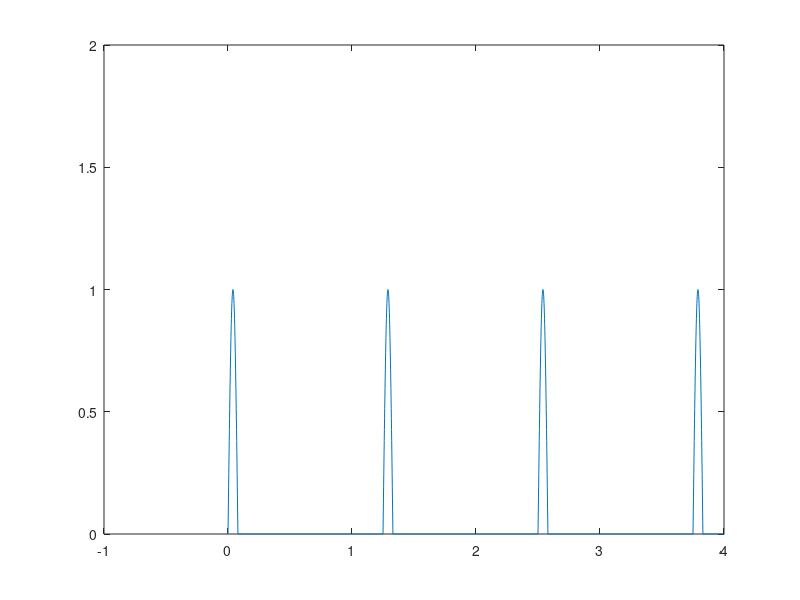
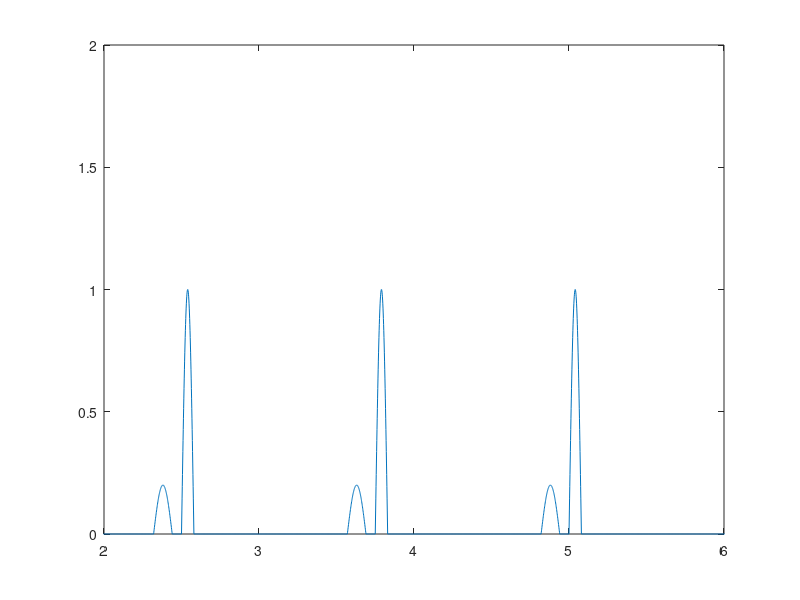
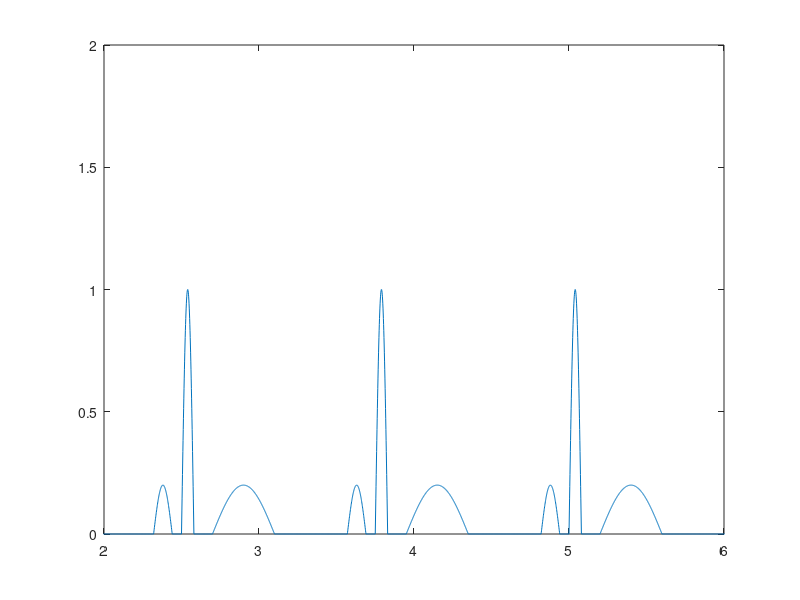
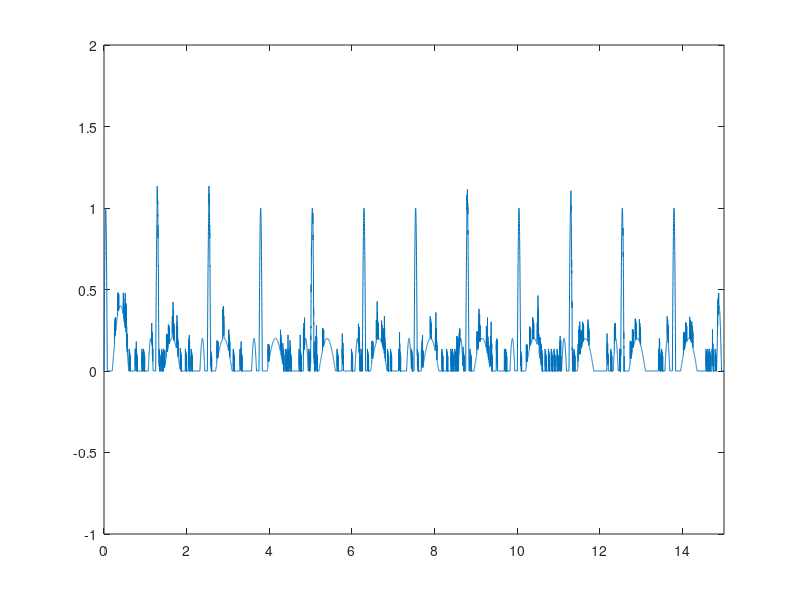

The MATLAB script that drew these images, in order:
%% Filter 50/60 Hz signal from ECG simulated data
% This script demonstrate how to filter a noisy ECG signal. Over the simulated ECG signal is added baseline noise, white noise and power line hum.
% The filtering method is shown bellow:
%
% <<D:\Facultate\VUB_sem1\Video,Image,Coding Systems\mini-project\Matlab\html\diagram_filter.jpg>>
%
% There are proposed three filtering methods: using a LMS filter with 2
% taps, with 4 taps and a filter with N taps.
% This raport was generated using Matlab publish function.

clear
close all
%% User controlled variables
% This section includes all the user variables. 

LPF_cutoff = 25; %ECG signal band => between 10 Hz and 25 Hz
HPF_cutoff = 1; % Baseline wander frequency is lower than 1Hz. Can be higher in special conditions (running)
LMS_conv = 0.009; % LMS convergence variable



%%
% *Baseline noise* is the short time variation of the baseline from a straight 
% line caused by electric signal fluctuations, lamp instability, temperature fluctuations and other factors.
%%
% *White noise* is a random signal having equal intensity at different frequencies, giving it a constant power spectral density.
%%
% An oscillating voltage in a conductor generates a magnetic field that will induce a small oscillating voltage in 
% nearby conductors, and this is how *electrical noise* in the environment shows up in the EEG.
% AC line current consists of sinusoidal oscillations at either 50 Hz or 60 Hz

%%
% Noise amplitudes for white noise, power line hum noise and baseline noise are
% defined bellow:
%
Noise_amplitude = 0.005; 
Mains_interference_amplitude = 8;
Baseline_wander_amplitude = 1;


f_baseline = 0.2; % baseline noise frequency
f_interference = 50; % power line frequency

%%
% The sampling rate has to be wisely chosen in order to obtain an exactly 90 degree
% phase shift for the reference signal.
%%
% *Example*
%%
% Fs=50*16 = 800 hz = 1.25 ms
% 50 hz -> 20ms => 20/1.25 = 16 samples/cycle => 16/4 = 4 -> 4 samples
% represents 90 degree phase shift
Fs = 50 * 16;  %sample rate
dt=1/Fs;
t=0:dt:15;
%%
% The reference 50/60 Hz signal is defined bellow:
ref = sin(2*pi*f_interference*t);

%%
% The European grid ranges from Portugal over Poland to Turkey. 
% It is fed with alternating current, which has a frequency of *approximately* 50.0 Hz
% In the following picture the maximum allowed frequency offset is presented.
%
% <<D:\Facultate\VUB_sem1\Video,Image,Coding Systems\mini-project\Matlab\html\frequenztabelle_05.png>>
%

%% 
% The interference noise is created as shown bellow. It contains the mains
% 50/60 Hz signal with an offset as mentioned previously. If the h variable
% is set to 1 the interference noise will also include the third harmonic
% of the 50/60 Hz signal.

h = 0;
f_offset1 = 0.0; % The maximum value should be +/- 0.2 Hz
f_offset2 = 0.0; % The maximum value should be +/- 0.2 Hz
interference_noise = Mains_interference_amplitude * sin (2*pi*(f_interference-f_offset1)*t) + ...
                     h * Mains_interference_amplitude * 0.2 *sin(2*pi*(3*f_interference-f_offset2)*t);

%% Create ECG simulated signal
% The ECG signal is simulated using according to the following picture:
%
% <<D:\Facultate\VUB_sem1\Video,Image,Coding Systems\mini-project\Matlab\html\ECG_timing.PNG>>
% 
%%
% P-R interval = 0.12 - 0.20 sec (3 - 5 small squares)
%%
% QRS width = 0.08 - 0.12 sec (2 - 3 small squares)
%%
% Q-T interval = 0.35 - 0.43 sec

Hearth_rate = 75;
ECG_period = Hearth_rate/60;
QRS_complex_duration = 0.08; % QRS complex duration is between 0.08 - 0.12 seconds
PR_duration = 0.12;  % PR duration is between 0.12 -0.20 seconds
QT_duration = 0.40; % QT duration is between 0.35 - 0.43 seconds

%%
% *Create QRS complex shape*
QRS_t = 0:dt:QRS_complex_duration;
QRS_f = 1/QRS_complex_duration;
QRS_waveform = sin(2*pi*QRS_f/2*QRS_t).*(QRS_t<=QRS_complex_duration);

%%
% *Create PR interval shape*
PR_t = 0:dt:PR_duration;
PR_f = 1/PR_duration;
PR_waveform = 0.2*sin(2*pi*PR_f/2*PR_t).*(PR_t<=PR_duration);

%%
% *Create QT interval shape*
QT_t = 0:dt:QT_duration;
QT_f = 1/QT_duration;
QT_waveform = 0.2*sin(2*pi*QT_f/2*QT_t).*(QT_t<=QT_duration);

%%
% *Create a vector that holds the exact location of the ECG pulse according to ECG_period*
time_location = double(0==mod(t,ECG_period));

%%
% *Create PR interval with respect to QRS complex position*
ECG_PR = conv(circshift(time_location,[0, -ceil(PR_duration/dt + PR_duration/(2*dt))]), PR_waveform);
ECG_PR = ECG_PR(1:length(ECG_PR) - length(PR_waveform) + 1);

%%
% *Create QT interval with respect to QRS complex position*
ECG_QT = conv(circshift(time_location,QT_duration/(2*dt)), QT_waveform);
ECG_QT = ECG_QT(1:length(ECG_QT) - length(QT_waveform) + 1);

%%
% *Repeat QRS complex according to ECG_period.*
ECG_waveform = conv(time_location, QRS_waveform);
figure
plot(t,ECG_waveform(1:end-length(QRS_waveform)+1));
axis([-1 4 0 2])
%%
% *Merge signals PR_QRS_QT*
%%
% Merge ECG_PR complex
ECG_waveform = ECG_waveform(1:length(ECG_waveform) - length(QRS_waveform) + 1) + ECG_PR;
figure
plot(t,ECG_waveform);
axis([2 6 0 2])
%%
% Merge ECG_QT complex
ECG_waveform = ECG_waveform + ECG_QT;
figure
plot(t,ECG_waveform);
axis([2 6 0 2])

%%
% *Add signal noise: random noise, interference noise and baseline noise*

ECG_artifact = Noise_amplitude * randn(size(t)) + interference_noise + Baseline_wander_amplitude * sin(2*pi*f_baseline*t);
ECG_waveform_final = ECG_waveform + ECG_artifact;

%% Add electrode coupling noise
F = 10e3;
t1=0:dt:0.03;
r1 = randi([1 10000],1,length(t));
time_location = double(0==mod(r1,80));
signal1 = 0.01 * sin(2*pi*900*t1) + 0.05 + 0.05 * randn(size(t1));

signal = conv(time_location, signal1);
signal = signal(1:length(signal) - length(signal1) + 1);

ECG_validation_waveform = signal+ECG_waveform;
ECG_waveform_final = ECG_waveform_final + signal;
save('ecg_waveform.mat','ECG_waveform');
figure
plot(t,ECG_validation_waveform);
axis([0 15 -1 2]);

%% Low pass filtering and high pass filtering

%% 
% The filtering method uses a LPF and a HPF. A 6 pole filter is used first.
% The output can be seen bellow:
[b,a] = butter(6, LPF_cutoff/(Fs/2));
%freqz(b,a)
ECG_LPF = filter(b, a, ECG_waveform_final );

[b,a] = butter(6, HPF_cutoff/(Fs/2),'high');
%freqz(b,a)
ECG_HPF = filter(b, a, ECG_LPF );
figure
plot(t,ECG_HPF);

%%
% From an embedded system solution a 2 pole filter is preffered. A 2 pole
% filter would be much more easier to implement in hardware. Also for a
% higher order filter (e.g 6) the output ECG signal tends to ring.
[b,a] = butter(2, LPF_cutoff/(Fs/2));
%freqz(b,a)
ECG_LPF = filter(b, a, ECG_waveform_final );

[b,a] = butter(2, HPF_cutoff/(Fs/2),'high');
%freqz(b,a)
ECG_HPF = filter(b, a, ECG_LPF );
figure
plot(t,ECG_HPF);
%% LMS 2 tap
%%
% The LMS filtering approach is a narrow band filter that works only with frequencies near f_interference
%%
% For the 2 tap filter - adjust b1 and b2 coefficients for in phase ref(i) and 90 degree
% phase shift ref(i-4) signal 
% For instance, if interference signal from ECG_HPF would be in phase with the ref signal
% then b2 would be 0 and b1 would be Mains_interference_amplitude/ref_amplitude.

b1 = 0;
b2 = 0;

for i=5:length(t)
    
    ECG_out(i) = ECG_HPF(i) - (b1*ref(i) + b2*ref(i-4)) ; 
    %b1 = b1 + LMS_conv*ECG_out(i)*sign(ref(i));
    %b2 = b2 + LMS_conv*ECG_out(i)*sign(ref(i-4));
    b1 = b1 + LMS_conv*ECG_out(i)*ref(i);
    b2 = b2 + LMS_conv*ECG_out(i)*ref(i-4);
       
end


%% LMS 4 taps
a1 = 0;
a2 = 0;
a3 = 0;
a4 = 0;
for i=13:length(t)
    
    ECG_4tap(i) = ECG_HPF(i) -  (a1*ref(i) + a2*ref(i-4) + a3*ref(i-8) + a4*ref(i-12));
    a1 = a1 + LMS_conv*ECG_4tap(i)*(ref(i));
    a2 = a2 + LMS_conv*ECG_4tap(i)*(ref(i-4));
    a3 = a3 + LMS_conv*ECG_4tap(i)*(ref(i-8));
    a4 = a4 + LMS_conv*ECG_4tap(i)*(ref(i-12));
    
end

%% LMS n taps
%figure
n = 20;
h = zeros(1,n+1);
offset = 0:-1:-n;
for i=n+1:length(t)
    % keep a history buffer
    buffer = ref(i+offset);
    ECG_ntap(i) = ECG_HPF(i) - dot(h,buffer);
    h = h + LMS_conv * ECG_ntap(i) * buffer;
end

%plot(t,ECG_ntap,'red');
n = 200;
h = zeros(1,n+1);
offset = 0:-1:-n;
for i=n+1:length(t)
    % keep a history buffer
    buffer = ref(i+offset);
    ECG_ntap(i) = ECG_HPF(i) - dot(h,buffer);
    h = h + LMS_conv * ECG_ntap(i) * buffer;
end

%% Output plots
%%
% *ECG signal filtering when interference frequency is equal to reference signal 50/60Hz*

figure
subplot(4,1,1);
plot(t,ECG_waveform_final);
title("ECG signal with random noise, power line noise and baseline noise");
subplot(4,1,2);
plot(t,ECG_LPF);
title("ECG signal after low pass filtering");
subplot(4,1,3)
plot(t,ECG_HPF);
title("ECG signal after high pass filtering");
subplot(4,1,4);
plot(t,ECG_out,'y');
title("ECG signal after LMS filtering");
hold on
plot(t,ECG_waveform,'r');
hold on
plot(t,ECG_4tap,'b');
hold on
plot(t,ECG_ntap,'black');
legend('Filtered signal 2LMS','Simulated signal', 'Filtered signal 4LMS', 'Filtered signal NLMS');
set(gcf,'Position',[380 80 800 680]);
%saveas(gcf,'ECG_filtering.png');
%%
%
% <<D:\Facultate\VUB_sem1\Video,Image,Coding Systems\mini-project\Matlab\N_tap_filter_f_offset_0.png>>
%
%%
%
% <<D:\Facultate\VUB_sem1\Video,Image,Coding Systems\mini-project\Matlab\N_tap_filter_f_offset.png>>
%

%% Commented code

% sys = ar(ECG_waveform,4);
% covar = sys.Report.Parameters.FreeParCovariance;

% y = iddata(ECG_waveform');
% z = iddata(ECG_waveform_final')
% na = 1;
% nb = 1;
% nc = 1;
% nk = 1;
% sys_armax = armax(y,[4 1])
% figure

% compare(y,sys,4);
% figure
% compare(y,sys_armax,4);
% figure
% spectrum(sys)
% y = iddata(ECG_validation_waveform');
% z = iddata((ECG_validation_waveform-ECG_waveform)')
% 
% 
% sys = ar(ECG_waveform,4,'ls');
% 
% x1 = compare(z,sys,6)
% x2 = compare(y,sys,4);
% 
% %t = iddata(t');
% noise = x2.y' - ECG_waveform;
% figure
% plot(t,x1.y);
% hold on
% plot(t,signal);
% figure
% plot(t,x2.y);
% hold on
% plot(t,ECG_validation_waveform);
% figure
% plot(t,noise);
% 
% ECG_waveform = ECG_validation_waveform - noise;
% figure
% plot(t,ECG_waveform);
% %% ARMA
% Mdl = arima(1,0,1)
% EstMdl1 = estimate(Mdl,ECG_waveform');
% summarize(EstMdl1)
% EstMdl2 = estimate(Mdl,ECG_artifact');
% summarize(EstMdl2)
% X = smooth(EstMdl1,ECG_waveform);
% % [y,e,v] = simulate(Mdl,100);
% % Z = e./sqrt(v);
% % [Y,E,V] = filter(Mdl,Z)
% % plot(t,Y);

%hold on
%plot(t,ECG_ntap,'black');
%%
% The tap order of the filter can reduce the frequency offset of the
% interference noise. For instance, for a f_offset of 0.7 Hz the output of
% a 200 tap filter and a 20 tap filter can be seen bellow:
%
% <<D:\Facultate\VUB_sem1\Video,Image,Coding Systems\mini-project\Matlab\html\LMS_ntap.png>>
%

% smoothdata - not mandatory, just for eye comparation
% ECG_out  = smoothdata(ECG_out);
% ECG_4tap = smoothdata(ECG_4tap);
% ECG_ntap = smoothdata(ECG_ntap);



%data = iddata(ECG_waveform_final,ECG_waveform,dt);
%a = idtf(tf1.Numerator,tf1.Denominator);
%y = sim(tf1,ECG_waveform);
%sys = tfest(data,1);
% num = sys.Numerator;
% den = sys.den;
% sys.Report

% hz = tf(tf1.Numerator,tf1.Denominator, Fs)
% [y,t]=lsim(hz,ECG_waveform_final);
% stem(t,y);